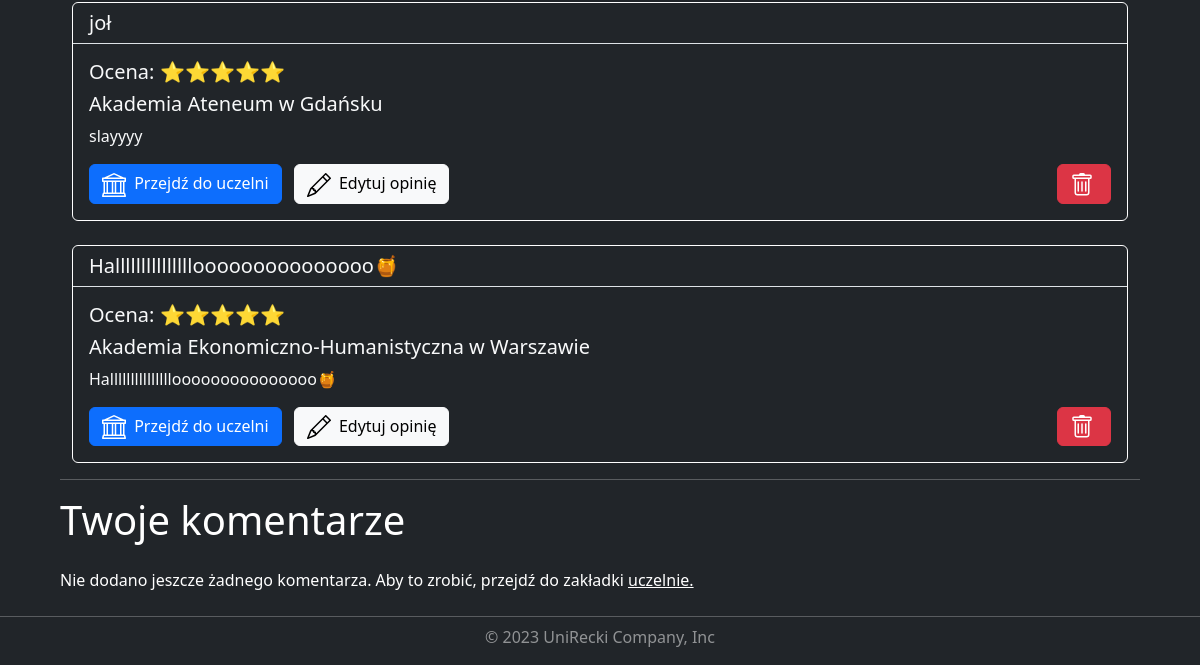
The app's page /account/profile/1/ (signed in, lower part), older data.
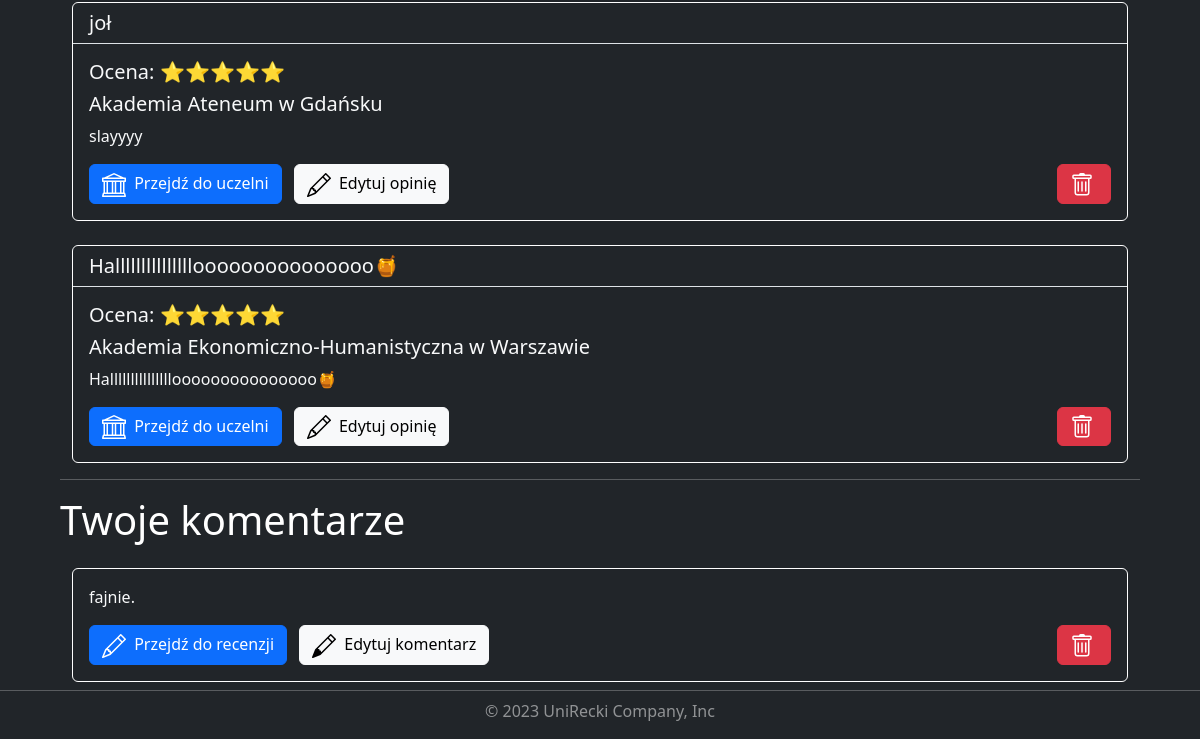
The same page, newer data.
### universities/models.py (models this page shows, shortened)
class Review(models.Model):
    title = models.CharField( max_length=150)
    description = models.CharField( max_length=3000)
    rating = models.IntegerField(validators=[
            MaxValueValidator(5),
            MinValueValidator(1)
        ])
    add_date = models.DateTimeField(default=timezone.now, blank=True)
    university = models.ForeignKey(University, on_delete=models.CASCADE)
    user = models.ForeignKey(User, on_delete=models.CASCADE)
    users_like = models.ManyToManyField(User, related_name='images_liked', blank=True)
    class Meta:
        verbose_name = 'Review'
        verbose_name_plural = 'Reviews'

class University(models.Model):
    name = models.CharField(max_length=150)
    voivodeship = models.CharField(max_length=150)
    city = models.CharField(max_length=150)
    link = models.CharField(max_length=150)
    class Meta:
        verbose_name = 'University'
        verbose_name_plural = 'Universities'

class Comment(models.Model):
    description = models.CharField( max_length=3000)
    add_date = models.DateTimeField(default=timezone.now, blank=True)
    review = models.ForeignKey(Review, on_delete=models.CASCADE)
    user = models.ForeignKey(User, on_delete=models.CASCADE)
    class Meta:
        verbose_name = 'Comment'
        verbose_name_plural = 'Comments'

### account/views.py (the view, shortened to what this page needs)
# urls.py: path('profile/<int:user_id>/', views.profile, name='profile'),
@login_required
def profile(request, user_id):
    if request.user.id != user_id:
        return redirect('index')
    user = User.objects.get(id=user_id)
    reviews = Review.objects.filter(user=user)
    comments = Comment.objects.filter(user=user)
    return render(request, 'account/profile.html', {
        'user': user,
        'reviews': reviews,
        'comments': comments
        })

### account/templates/account/profile.html (shortened to what this page needs)
{% extends "base.html" %}
{% load static %}
{% block css %}
    <link rel="stylesheet" href={% static "account/profile.css" %}>
{% endblock css %}
{% block content %}
    <div class="container mt-5">
        {% for review in reviews %}
            <div class="card bg-dark text-light mt-4">
                <h5 class="card-header border-bottom">{{ review.title }}</h5>
                <div class="card-body">
                    <h5 class="card-title">
                        Ocena:
                        {% if review.rating == 5 %}
                            ⭐⭐⭐⭐⭐
                        {% elif review.rating == 4 %}
                            ⭐⭐⭐⭐☆
                        {% elif review.rating == 3 %}
                            ⭐⭐⭐☆☆
                        {% elif review.rating == 2 %}
                            ⭐⭐☆☆☆
                        {% elif review.rating == 1 %}
                            ⭐☆☆☆☆
                        {% endif %}
                    </h5>
                    <h5 class="card-title">{{ review.university.name }}</h5>
                    <p class="card-text">{{ review.description }}</p>
                    <div class="row">
                        <div class="col-10">
                            <a href="{% url 'university_detail' review.university.id %}"
                               class="btn btn-primary me-2">
                            Przejdź do uczelni</a>
                            <a href="{% url 'review_update' review.id %}" class="btn btn-light me-2">
                            Edytuj opinię</a>
                        </div>
                        <div class="col-2 d-flex justify-content-end align-items-end">
                            <a href="{% url 'review_delete' review.id %}"
                               class="btn btn-danger"
                               value="Usuń opinię">
                            </a>
                        </div>
                    </div>
                </div>
            </div>
        {% empty %}
            <div class="row">
                <p class="p-0 mt-4">
                    Nie dodano jeszcze żadnej opinii. Aby to zrobić, przejdź do zakładki <a href="{% url 'university_list' %}">uczelnie.</a>
                </p>
            </div>
        {% endfor %}
        <div class="row">
            <hr class="mt-3">
            <h1 class="m-0 p-0">Twoje komentarze</h1>
        </div>
        {% for comment in comments %}
            <div class="card bg-dark text-light mt-4">
                <div class="card-body">
                    <p class="card-text">{{ comment.description }}</p>
                    <div class="row">
                        <div class="col-10">
                            <a href="{% url 'review_detail' comment.review.pk %}"
                               class="btn btn-primary me-2">
                                Przejdź do recenzji
                            </a>
                            <a href="" class="btn btn-light me-2">
                                Edytuj komentarz
                            </a>
                        </div>
                        <div class="col-2 d-flex justify-content-end align-items-end">
                            <a href="{% url 'comment_delete' comment.pk %}"
                               class="btn btn-danger"
                               title="Usuń komentarz">
                            </a>
                        </div>
                    </div>
                </div>
            </div>
        {% empty %}
            <div class="row">
                <p class="p-0 mt-4">
                    Nie dodano jeszcze żadnego komentarza. Aby to zrobić, przejdź do zakładki <a href="{% url 'university_list' %}">uczelnie.</a>
                </p>
            </div>
        {% endfor %}
    </div>
{% endblock content %}

Row changes from the older to the newer data that the page shows:
added Comment: description "fajnie."
Text that changed along with them:
text no longer shown: "Nie dodano jeszcze żadnego komentarza. Aby to zrobić, przejdź do zakładki uczelnie."
